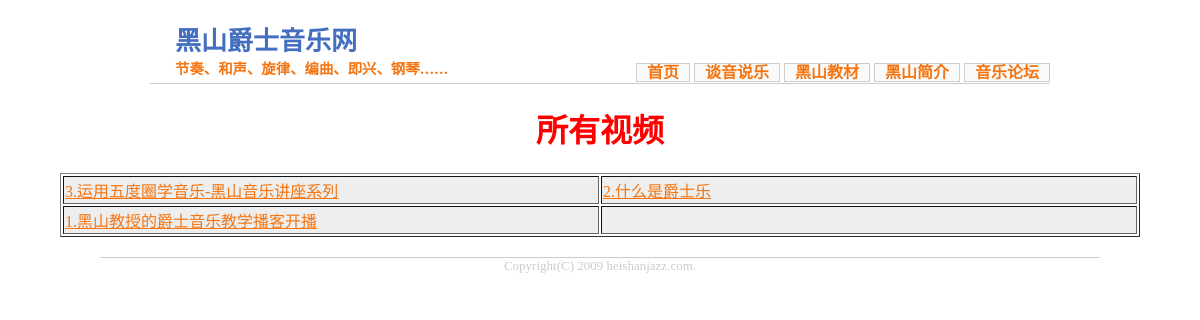
Screenshot of /all.php with the database file from the repository.
### tables this page shows
CREATE TABLE IF NOT EXISTS `videos_description` (
  `videoid` int(32) NOT NULL,
  `title` varchar(128) DEFAULT NULL,
  `description` varchar(1024) DEFAULT NULL,
  `time` datetime NOT NULL,
  PRIMARY KEY (`videoid`)
);

### config.php (called while the page is built)
<?php
$setting['db_host'] = "127.0.0.1";
$setting['db_user'] = "root";
$setting['db_pass'] = "";
$setting['db_base'] = "db_heishanjazz";
$setting['base_url']="http://127.0.0.1/";
$setting['manage_password'] = "admin";
$setting['sitename'] = "黑山爵士音乐网";
$setting['keywords']="黑山,爵士,音乐,流行,乐理,和声,节奏,旋律,即兴";
require_once("function.php");
require_once("db.class.php");
?>

### db.class.php (called while the page is built, shortened)
<?php
class MYSQL {
	private $server, $username, $password, $db;
	public function __construct($server, $username, $password, $db, $charset = 'utf8') {
		$this->server = $server;
		$this->username = $username;
		$this->password = $password;
		$this->charset = $charset;
		$this->db = $db;
	}
	private function connect() {
		$this->link_ID = @mysql_connect($this->server, $this->username, $this->password);
	}
	private function query($sql) {
		return $this->query_id = @mysql_query($sql, $this->link_ID);
	}
	public function Execute($sql,$action='') {
		if(empty($action)){
		return $this->query($sql);
		}
	}
}
if(!$db) $db = new MYSQL($setting['db_host'],$setting['db_user'], $setting['db_pass'], $setting['db_base']);
?>

### all.php (the view, shortened to what this page needs)
<?php
include_once("config.php");
?>
<center>
<h1><font color="red">所有视频</font></h1>
<table width="90%" border="1" align="center">
<?php
	$result=$db->Execute("select videoid,title from videos_description order by videoid desc");
	$j=mysql_num_rows($result);
	for($i=1;$i<=$j;$i++)
	{
		$row=mysql_fetch_row($result);
		if($i%2==1)
			echo '<tr><td width="50%"><a href="video.php?id='.$row[0].'" target="_blank">'.$row[0].'.'.$row[1].'</a></td>
		';
		else
			echo '<td width="50%"><a href="video.php?id='.$row[0].'" target="_blank">'.$row[0].'.'.$row[1].'</a></td></tr>
		';
	}
	if($i%2==0) echo '<td>&nbsp;</td></tr>';
?>
</table>
</center>

### style.css (style rules this page uses)
body { margin: 0px; padding: 0px; color: #777777; }
h1, h2, h3, h4, h5, h6 { color: #446EC0; }
a { color: #F47511; }
tr { background:#EEE; border:1px solid #666; }

### rows the page displays
videos_description: videoid "3", title "运用五度圈学音乐-黑山音乐讲座系列"
videos_description: videoid "2", title "什么是爵士乐"
videos_description: videoid "1", title "黑山教授的爵士音乐教学播客开播"

### other values shown
$setting["sitename"] "黑山爵士音乐网"
